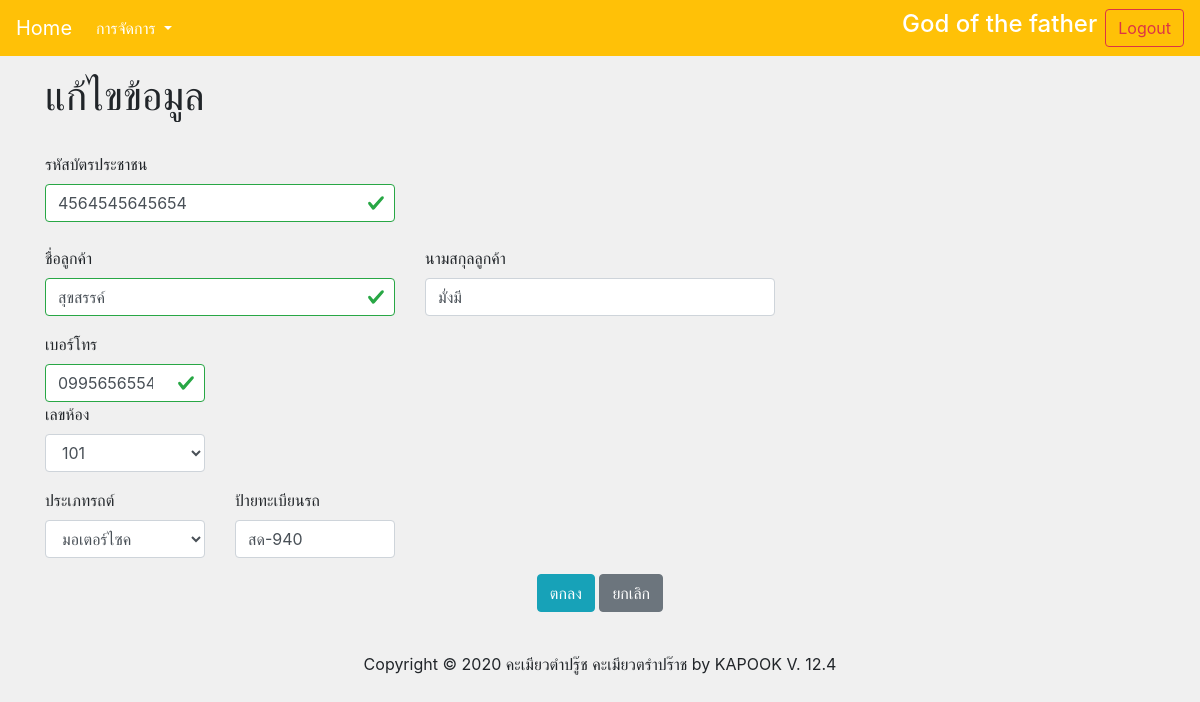
/editMember.php?id_member=21 (signed in), run on the app's committed database.
### tables this page shows
CREATE TABLE `member` (
  `id_member` int(11) NOT NULL,
  `idcard_member` varchar(14) NOT NULL,
  `name_member` varchar(30) NOT NULL,
  `sur_member` varchar(30) NOT NULL,
  `room_member` varchar(5) NOT NULL,
  `vehicle_member` varchar(12) DEFAULT NULL,
  `plate_member` varchar(10) DEFAULT NULL,
  `phone_member` varchar(10) NOT NULL,
  `fristday_member` date DEFAULT NULL
);

### editMember.php (the view, shortened to what this page needs)
<?php
require 'connect.php';
if (!$_SESSION['userid']) {
    echo "<script>";
    echo "alert('ไม่ได้มีการ login เข้ามาอย่างถูกต้อง')";
    echo "</script>";
    Header('Refresh:0; url=index.php');
} else if ($_SESSION['userstatus'] == "user") {
    echo "<script>";
    echo "alert('ไม่มีสิทธิ์ในการใช้งาน\nจะต้องเป็นผู้ใช้ระดับ Admin เท่านั้น')";
    echo "</script>";
    Header('Refresh:0; url=index.php');
} else {
    $name_login = $_SESSION['name'];
    $id_member = $_REQUEST['id_member'];
    $query  = "SELECT * FROM rental.member WHERE id_member=$id_member";
    $result = mysqli_query($connect, $query);
    while ($row = mysqli_fetch_array($result)) {
        $id_card = $row['idcard_member'];
        $name = $row['name_member'];
        $sur = $row['sur_member'];
        $room = $row['room_member'];
        $vehicle = $row['vehicle_member'];
        $plate = $row['plate_member'];
        $phone = $row['phone_member'];
    }
?>
    <html>
    <head>
        <link rel="stylesheet" href="https://maxcdn.bootstrapcdn.com/bootstrap/4.0.0/css/bootstrap.min.css">
        <link rel="stylesheet" href="https://cdnjs.cloudflare.com/ajax/libs/twitter-bootstrap/4.5.2/css/bootstrap.css">
        <link rel="stylesheet" href="https://cdn.datatables.net/1.10.22/css/dataTables.bootstrap4.min.css">
        <link rel="stylesheet" href=" https://cdn.datatables.net/buttons/1.6.4/css/buttons.bootstrap4.min.css">
        <link rel="stylesheet" href="asset/style.css">
    </head>
    <body>
        <div class="sticky-top">
            <nav class="navbar navbar-expand-lg  navbar-light bg-warning">
                <a class="navbar-brand text-white" href="admin.php">Home</a>
                <div class="collapse navbar-collapse" id="navbarSupportedContent">
                    <ul class="navbar-nav mr-auto">
                        <li class="nav-item dropdown">
                            <a class="nav-link dropdown-toggle text-white" href="#" id="navbarDropdown" role="button" data-toggle="dropdown" aria-haspopup="true" aria-expanded="false">
                                การจัดการ
                            </a>
                        </li>
                    </ul>
                    <form class="form-inline my-2 my-lg-0">
                        <h4 class="mr-sm-2 text-white"><?php echo $name_login; ?></h4>
                        <button type="button" class="btn btn-outline-danger" data-toggle="modal" data-target="#exampleModal">
                            Logout
                        </button>
                    </form>
                </div>
            </nav>
        </div>
    <?php } ?>
    <div class="container pt-3">
        <h1>แก้ไขข้อมูล</h1><br>
        <form method="post" action="updateMember.php">
            <div class="form-group">
                <div class="row">
                    <div class="col-4">
                        <label>รหัสบัตรประชาชน</label>
                        <div class="was-validated">
                            <input type="text" class="form-control " name="idcard" id="idcard" value="<?php echo $id_card; ?>" maxlength="13" required>
                        </div>
                    </div>
                </div>
                <br>
                <div class="form-group">
                    <div class="row">
                        <div class="col-4">
                            <label>ชื่อลูกค้า</label>
                            <div class="was-validated">
                                <input type="text" class="form-control" name="name" id="name" value="<?php echo $name; ?>" required>
                            </div>
                        </div>
                        <div class="col-4">
                            <label>นามสกุลลูกค้า</label>
                            <input type="text" class="form-control" name="surname" id="surname" value="<?php echo $sur; ?>" required>
                        </div>
                    </div>
                </div>
                <div class="fomr-group">
                    <div class="row">
                        <div class="col-2">
                            <label>เบอร์โทร</label>
                            <div class="was-validated">
                                <input type="number" class="form-control" name="phone" value="<?php echo $phone; ?>" required>
                            </div>
                        </div>
                    </div>
                </div>
                <div class="form-group">
                    <div class="row">
                        <div class="col-2">
                            <label>เลขห้อง</label>
                            <select class="form-control" name="roomNumber" id="roomNumber">
                                <option value="<?php echo $room; ?>"><?php echo $room ?></option>
                            </select>
                        </div>
                    </div>
                </div>
                <div class="form-group">
                    <div class="row">
                        <div class="col-2">
                            <label>ประเภทรถต์</label>
                            <select name=typeCar id="typeCar" class="form-control">
                                <option value="<?php echo $vehicle; ?>"><?php echo $vehicle; ?></option>
                            </select>
                        </div>
                        <div class="col-2">
                            <label>ป้ายทะเบียนรถ</label>
                            <input type="text" class="form-control" name="plate" id="plate" value="<?php echo $plate; ?>">
                        </div>
                    </div>
                </div>
                <center>
                    <input type="submit" class=" btn btn-info" value="ตกลง">
                    <input type="reset" class="btn btn-secondary" value="ยกเลิก">
                </center>
        </form>
    </div>
    <br>
    <center>Copyright © 2020 คะเมียวตำปรู๊ช คะเมียวตรำปร๊าช by KAPOOK V. 12.4</center><br>
    </body>
    </html>

### asset/style.css (style rules this page uses)
body { background-color: rgb(240, 240, 240); }

### data on the page
member: idcard "4564545645654", name "สุขสรรค์", surname "มั่งมี", phone "0995656554", roomNumber "101", typeCar "มอเตอร์ไซค", plate "สด-940"

### other printed values
$name_login "God of the father"
